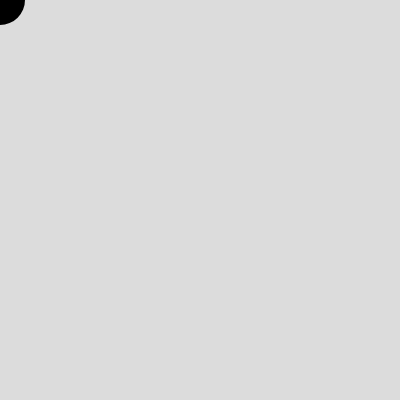
Frame 1 (no input)
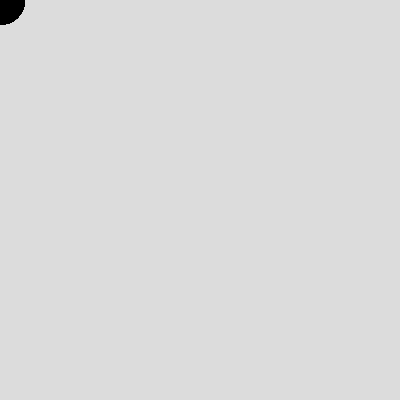
Frame 60 (no input)
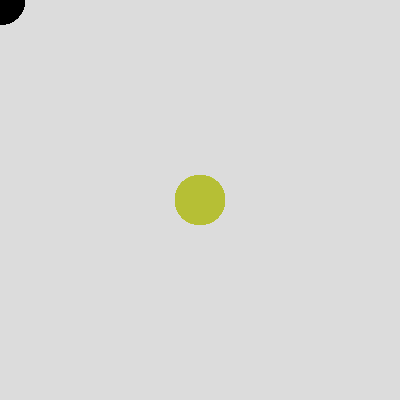
Frame 120 (the mouse pressed at the canvas centre since frame 60)

The p5.js sketch that drew these frames (run headless with seeded random() and noise() and a simulated clock; from frame 60 on, the mouse is pressed at the canvas centre):

// p5.js sketch
// ── sketch.js
let r = 0;
let g = 0;
let b = 0;

function setup() {
  createCanvas(400, 400);
  background(220);
}

function draw() {
  noStroke();
  fill(r, g, b)
  circle(mouseX, mouseY, 50)
}

function mousePressed() {
  r = random(255);
  b = random(255);
  g = random(255);
}
